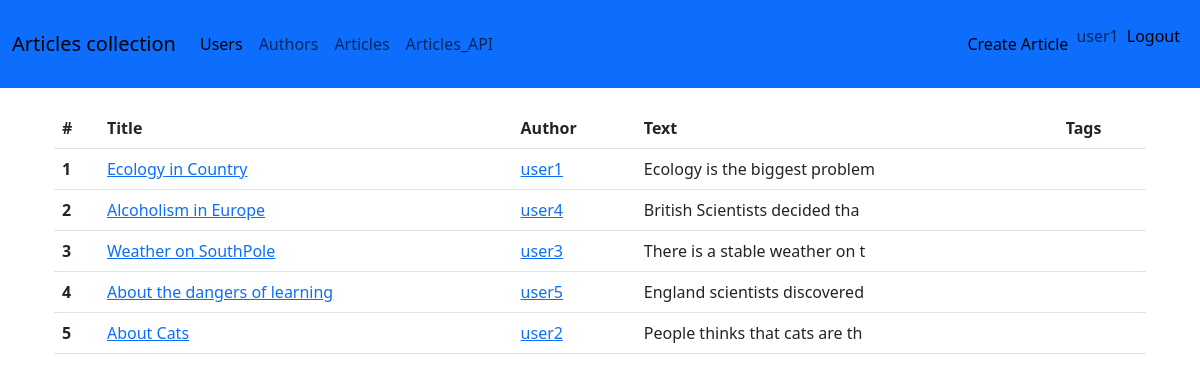
Page /articles/ (signed in) on the earlier database version.
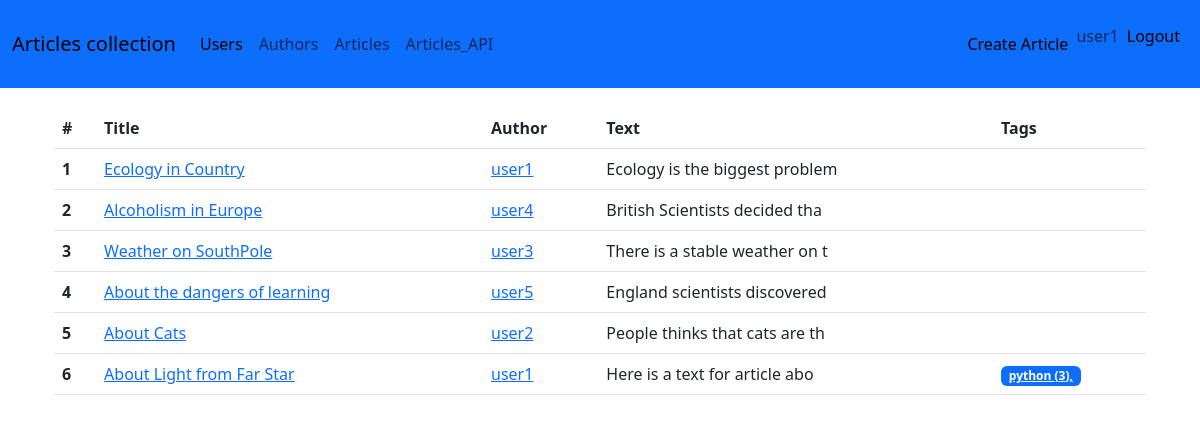
Same page on the later database version.
### blog/models.py (models this page shows, shortened)
class User(db.Model, UserMixin):
    __tablename__ = 'users'  # optional
    id = db.Column(db.Integer, primary_key=True)
    username = db.Column(db.String(255), unique=True)
    email = db.Column(db.String(255), unique=True)
    password = db.Column(db.String(255))
    is_staff = db.Column(db.Boolean, default=False)
    author = relationship("Author", uselist=False, back_populates='user')     # 1:1

class Article(db.Model):
    __tablename__ = 'articles'  # optional
    id = db.Column(db.Integer, primary_key=True)
    title = db.Column(db.String(255))
    text = db.Column(db.String)
    created_at = db.Column(db.DateTime, default=datetime.utcnow)
    updated_at = db.Column(db.DateTime, default=datetime.utcnow, onupdate=datetime.utcnow )
    author_id = db.Column(db.Integer, db.ForeignKey("authors.id"), nullable=False)     # 1:n relation
    author = db.relationship('Author', back_populates="articles")           # creates list article.user
    tags = db.relationship('Tag', secondary=article_tag_associations_table, back_populates='articles')

class Tag(db.Model):
    __tablename__ = 'tags'
    id = db.Column(db.Integer, primary_key=True)
    name = db.Column(db.String(255), nullable=False)
    articles = db.relationship('Article', secondary=article_tag_associations_table, back_populates='tags')

### blog/article/views.py (the view)
@article.route('/')
@login_required
def article_list():
    articles = Article.query.all()
    users = User.query.all()
    return render_template(
        'articles/list.html',
        articles=articles,
        users=users,
    )

### blog/app.py (called while the page is built)
def register_extensions(app):
    db.init_app(app)
    migrate.init_app(app, db,
                     compare_type=True,
                     )
    csrf.init_app(app)
    api = init_api(app)
    login_manager.login_view = 'auth.login'
    login_manager.init_app(app)
    @login_manager.user_loader
    def load_user(user_id):
        return User.query.get(int(user_id))

### blog/templates/articles/list.html (shortened to what this page needs)
{% extends 'base.html' %}
{% block body %}
<div class="container">
    <table class="table">
        <thead>
        <tr>
            <th scope="col">#</th>
            <th scope="col">{{ 'Title' }}</th>
            <th scope="col">{{ 'Author' }}</th>
            <th scope="col">{{ 'Text' }}</th>
            <th scope="col">{{ 'Tags' }}</th>
        </tr>
        </thead>
        <tbody>
        {% for article in articles %}
        <tr>
            <th scope="row">{{ article.id }}</th>
            <td>
                <a href="{{ url_for('article.article_details', pk=article.id ) }}"> {{ article.title }} </a>
            </td>
            <td>
                <a href="{{ url_for('user.user_details', pk=article.author.user_id ) }}">
                    {{ article.author.user.username }}
                </a>
            </td>
            <td>
                {{ article.text[:30] }}
            </td>
            <td>
                {% for tag in article.tags %}
                <a class="badge bg-primary" href="{{ url_for('article.article_tag_details', pk=tag.id ) }}"> {{ tag.name }} ({{tag.id}}), </a>
                {% endfor %}
            </td>
        </tr>
        {% endfor %}
        </tbody>
    </table>
</div>
{% endblock %}

### blog/templates/base.html (shortened to what this page needs)
<!doctype html>
<html lang="en">
  <head>
    {%  block css %}
      <link rel="stylesheet" href="{{url_for('static', filename='css/bootstrap.min.css')}}">
    {%   endblock %}
  </head>
  <body>
  {% include 'navbar.html' %}
  <div class="container">
  {% block body %}{% endblock %}
  </div>
  </body>
</html>

### blog/templates/navbar.html (shortened to what this page needs)
<nav class="navbar navbar-expand-lg bg-primary" style="margin-bottom:20px;">
  <div class="container-fluid">
<a class="navbar-brand" href="#">Articles collection</a>
    <div class="collapse navbar-collapse" id="navbarSupportedContent">
      <ul class="navbar-nav me-auto mb-2 mb-lg-0">
        <li class="nav-item">
          <a class="nav-link active" aria-current="page" href="{{ url_for('user.user_list') }}">Users</a>
        </li>
        <li class="nav-item">
          <a class="nav-link" aria-current="page" href="{{ url_for('author.author_list') }}">Authors</a>
        </li>
        <li class="nav-item">
          <a class="nav-link" href="{{ url_for('article.article_list') }}">Articles</a>
        </li>
          <li class="nav-item">
          <a class="nav-link" href="{{ url_for('article.article_api_list') }}">Articles_API</a>
        </li>
      </ul>
        <div class="navbar-text">
            {% if current_user.is_authenticated %}
          <ul class="navbar-nav">
                <li class="nav-item" style ="padding-top: var(--bs-nav-link-padding-y); padding-bottom: var(--bs-nav-link-padding-y);">
                    <a class="nav-link" href="{{ url_for('article.create_article') }}">Create Article</a>
                </li>
                <li class="nav-item" style ="padding-top: var(--bs-nav-link-padding-y); padding-bottom: var(--bs-nav-link-padding-y);">
                    {{ current_user.username}}
                </li>
                <li class="nav-item">
                      <a class="nav-link" href="{{ url_for('auth.logout') }}">Logout</a>
                </li>
          </ul>
           {% endif %}
      </div>
    </div>
  </div>
</nav>

Differences in the rows shown:
added Article: id "6", title "About Light from Far Star", author.user.username "user1", text "Here is a text for article abo"
now on this page (row unchanged): Tag: name "python", id "3"
